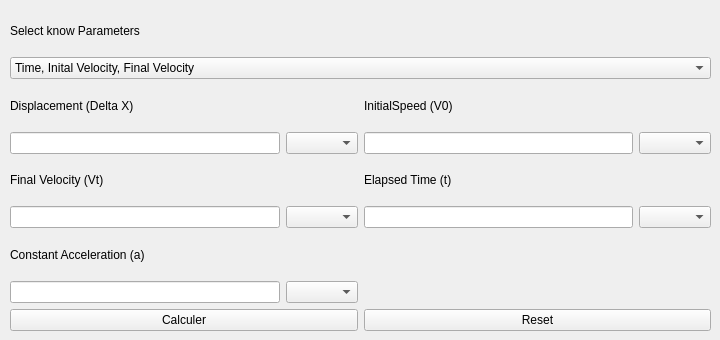
      <widget class="QWidget" name="tab_14">
       <attribute name="title">
        <string>Constant Acceleration</string>
       </attribute>
       <widget class="QWidget" name="layoutWidget_15">
        <property name="geometry">
         <rect>
          <x>10</x>
          <y>10</y>
          <width>701</width>
          <height>321</height>
         </rect>
        </property>
        <layout class="QGridLayout" name="gridLayout_38">
         <item row="2" column="0">
          <layout class="QGridLayout" name="gridLayout_44">
           <item row="0" column="0">
            <widget class="QLabel" name="acceleration_inputLabel2_16">
             <property name="text">
              <string>Final Velocity (Vt)</string>
             </property>
            </widget>
           </item>
           <item row="1" column="0">
            <widget class="QLineEdit" name="acceleration_constantAcceleration_inputFinalVelocity"/>
           </item>
           <item row="1" column="1">
            <widget class="QComboBox" name="acceleration_constantAcceleration_unitFinalVelocity"/>
           </item>
          </layout>
         </item>
         <item row="4" column="0" colspan="2">
          <layout class="QHBoxLayout" name="horizontalLayout_10">
           <item>
            <widget class="QPushButton" name="acceleration_constantAcceleration_calc">
             <property name="text">
              <string>Calculer</string>
             </property>
            </widget>
           </item>
           <item>
            <widget class="QPushButton" name="acceleration_constantAcceleration_reset">
             <property name="text">
              <string>Reset</string>
             </property>
            </widget>
           </item>
          </layout>
         </item>
         <item row="2" column="1">
          <layout class="QGridLayout" name="gridLayout_45">
           <item row="0" column="0">
            <widget class="QLabel" name="acceleration_inputLabel2_17">
             <property name="text">
              <string>Elapsed Time (t)</string>
             </property>
            </widget>
           </item>
           <item row="1" column="0">
            <widget class="QLineEdit" name="acceleration_constantAcceleration_inputElapsedTime"/>
           </item>
           <item row="1" column="1">
            <widget class="QComboBox" name="acceleration_constantAcceleration_unitElapsedTime"/>
           </item>
          </layout>
         </item>
         <item row="3" column="0">
          <layout class="QGridLayout" name="gridLayout_46">
           <item row="1" column="1">
            <widget class="QComboBox" name="acceleration_constantAcceleration_unitConstantAcceleration"/>
           </item>
           <item row="0" column="0">
            <widget class="QLabel" name="acceleration_inputLabel2_18">
             <property name="text">
              <string>Constant Acceleration (a)</string>
             </property>
            </widget>
           </item>
           <item row="1" column="0">
            <widget class="QLineEdit" name="acceleration_constantAcceleration_inputConstantAcceleration"/>
           </item>
          </layout>
         </item>
         <item row="1" column="0">
          <layout class="QGridLayout" name="gridLayout_42">
           <item row="0" column="0">
            <widget class="QLabel" name="acceleration_inputLabel2_11">
             <property name="text">
              <string>Displacement (Delta X)</string>
             </property>
            </widget>
           </item>
           <item row="1" column="0">
            <widget class="QLineEdit" name="acceleration_constantAcceleration_inputDisplacement"/>
           </item>
           <item row="1" column="1">
            <widget class="QComboBox" name="acceleration_constantAcceleration_unitDisplacement"/>
           </item>
          </layout>
         </item>
         <item row="1" column="1">
          <layout class="QGridLayout" name="gridLayout_43">
           <item row="0" column="0">
            <widget class="QLabel" name="acceleration_inputLabel2_15">
             <property name="text">
              <string>InitialSpeed (V0)</string>
             </property>
            </widget>
           </item>
           <item row="1" column="1">
            <widget class="QComboBox" name="acceleration_constantAcceleration_unitInitialVelocity"/>
           </item>
           <item row="1" column="0">
            <widget class="QLineEdit" name="acceleration_constantAcceleration_inputInitialVelocity"/>
           </item>
          </layout>
         </item>
         <item row="0" column="0" colspan="2">
          <layout class="QVBoxLayout" name="verticalLayout_11">
           <item>
            <widget class="QLabel" name="label_24">
             <property name="text">
              <string>Select know Parameters</string>
             </property>
            </widget>
           </item>
           <item>
            <widget class="QComboBox" name="acceleration_choiceConstantAcceleration">
             <item>
              <property name="text">
               <string>Time, Inital Velocity, Final Velocity</string>
              </property>
             </item>
             <item>
              <property name="text">
               <string>Acceleration, Initial Veloctiy, Final Velocity</string>
              </property>
             </item>
             <item>
              <property name="text">
               <string>Time, Acceleration, Final Velocity</string>
              </property>
             </item>
             <item>
              <property name="text">
               <string>Time, Acceleration, Initial Velocity</string>
              </property>
             </item>
             <item>
              <property name="text">
               <string>Time, Initial Velocity, Displacement</string>
              </property>
             </item>
             <item>
              <property name="text">
               <string>Time, Final Velocity, Displacement</string>
              </property>
             </item>
             <item>
              <property name="text">
               <string>Acceleration, Initial Velocity, Displacement</string>
              </property>
             </item>
             <item>
              <property name="text">
               <string>Acceleration, Final Velocity, Displacement</string>
              </property>
             </item>
            </widget>
           </item>
          </layout>
         </item>
        </layout>
       </widget>
      </widget>
